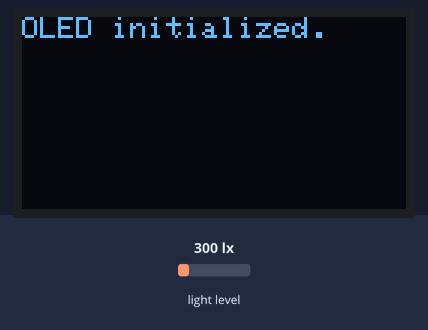
A sketch run on a simulated ESP32. Parts: 128×64 one-colour display. The inputs (shaded band) are chosen by the test bench; at power-on: light level 300 lx. WiFi joins after 1.5 s; servers stay silent unless stated; uploads are accepted with an empty reply; what the sketch prints to the serial monitor is not drawn.

Above: at 2.1 s.
At 60.1 s:
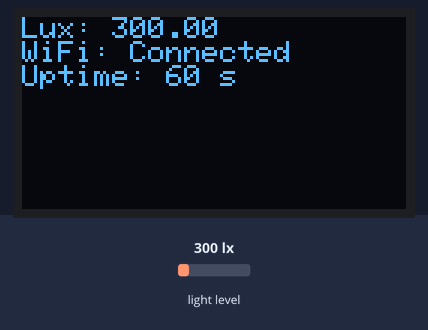
At 120.1 s:
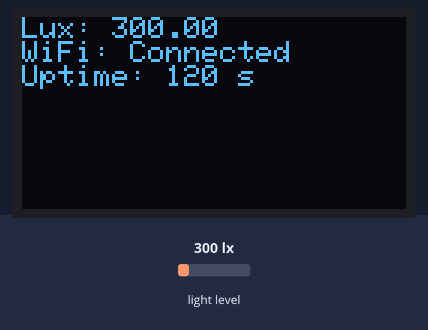

Measured:
- what the display in image 0 shows lasts 57.9 s, from 2.1 s to 60.0 s
- what the display in image 1 shows lasts 60.0 s, from 60.0 s to 120.0 s

The sketch:

VM7700_light.ino
```cpp
#include <Wire.h>
#include <Adafruit_VEML7700.h>
#include <Adafruit_GFX.h>
#include <Adafruit_SSD1306.h>
#include <WiFi.h>
#include <HTTPClient.h>
#include <time.h>

// WiFi Configuration
const char* ssid = "\u5927\u58f0\u558a\u7239 \u81ea\u52a8\u8fde\u63a5";
const char* password = "005470123";
const char* serverUrl = "https://light-api-ccw0.onrender.com/lux";

// Light Sensor Setup
Adafruit_VEML7700 veml = Adafruit_VEML7700();  // VEML7700 on Wire

// OLED Display Setup
#define SCREEN_WIDTH 128
#define SCREEN_HEIGHT 64
#define OLED_RESET -1
Adafruit_SSD1306 display(SCREEN_WIDTH, SCREEN_HEIGHT, &Wire1, OLED_RESET);  // OLED on Wire1

// Timing
unsigned long lastUpdate = 0;
const unsigned long updateInterval = 60000;  // 60 seconds

// I2C Address Check Function
void scanI2CAddress(TwoWire &bus, uint8_t targetAddress, const char* label) {
  Serial.print("Scanning ");
  Serial.print(label);
  Serial.print(" for I2C address 0x");
  Serial.println(targetAddress, HEX);

  bus.beginTransmission(targetAddress);
  if (bus.endTransmission() == 0) {
    Serial.print("Device found at 0x");
    Serial.println(targetAddress, HEX);
  } else {
    Serial.print("No device found at 0x");
    Serial.println(targetAddress, HEX);
  }
}

void setup() {
  Serial.begin(115200);
  delay(500);


  WiFi.begin(ssid, password);
  Serial.print("Connecting to WiFi");
  while (WiFi.status() != WL_CONNECTED) {
    delay(500);
    Serial.print(".");
  }
  Serial.println("\nWiFi connected");

  // I2C Setup
  Wire.begin(21, 23);     // VEML7700 → SDA = GPIO21, SCL = GPIO23
  Wire1.begin(27, 4);     // OLED → SDA = GPIO27, SCL = GPIO4

  // I2C Scan
  scanI2CAddress(Wire1, 0x3C, "OLED (Wire1)");
  scanI2CAddress(Wire, 0x10, "VEML7700 (Wire)");

  // Initialize VEML7700
  if (!veml.begin()) {
    Serial.println("Failed to initialize VEML7700.");
    while (1);
  }
  veml.setGain(VEML7700_GAIN_1);
  veml.setIntegrationTime(VEML7700_IT_100MS);
  Serial.println("VEML7700 initialized.");

  //Initialize OLED Display
  if (!display.begin(SSD1306_SWITCHCAPVCC, 0x3C)) {
    Serial.println("SSD1306 initialization failed.");
    while (1);
  }
  display.clearDisplay();
  display.setTextColor(SSD1306_WHITE);
  display.setTextSize(1);
  display.setCursor(0, 0);
  display.println("OLED initialized.");
  display.display();
}

void loop() {
  unsigned long currentMillis = millis();

  if (currentMillis - lastUpdate >= updateInterval) {
    lastUpdate = currentMillis;

    //Read light level
    float lux = veml.readLux();
    Serial.print("Lux: ");
    Serial.println(lux);

    //Display data on OLED -
    display.clearDisplay();
    display.setTextSize(1);
    display.setCursor(0, 0);

    display.print("Lux: ");
    display.println(lux, 2);

    display.print("WiFi: ");
    display.println(WiFi.isConnected() ? "Connected" : "Disconnected");

    display.print("Uptime: ");
    display.print(millis() / 1000);
    display.println(" s");
    display.display();

    // Send Data to Server
    if (WiFi.status() == WL_CONNECTED) {
      HTTPClient http;
      http.begin(serverUrl);
      http.addHeader("Content-Type", "application/json");

      String payload = "{\"lux\": " + String(lux, 2) + "}";
      int httpResponseCode = http.POST(payload);

      Serial.print("POST Response Code: ");
      Serial.println(httpResponseCode);
      if (httpResponseCode > 0) {
        String response = http.getString();
        Serial.println("Response: " + response);
      } else {
        Serial.println("Error sending POST request");
      }

      http.end();
    }
  }
}
```
